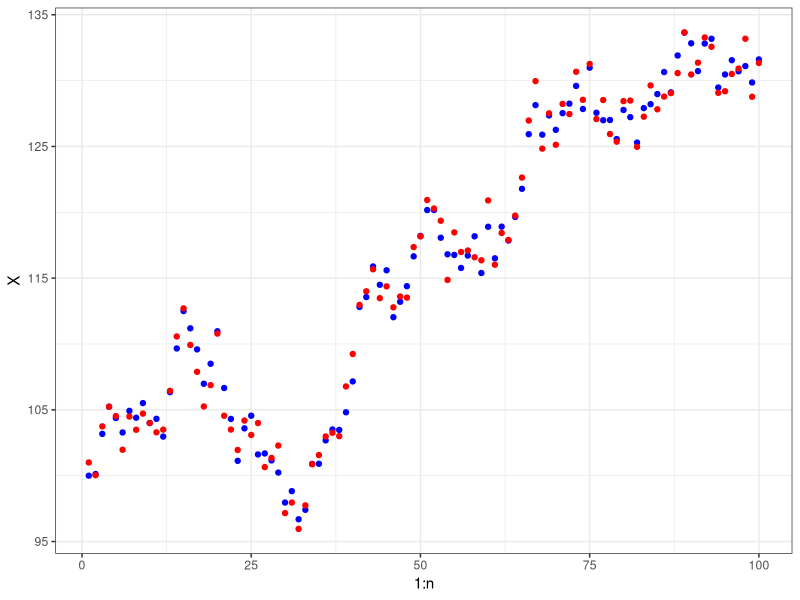

Here is the R script that generated this plot:
## ---- chunk 1
library(dplyr)
library(ggplot2)
## ---- chunk 2
#small simulation

n = 100 # number of observations
sd_p = 2 # standard deviaton of the process noise
sd_o = 1 # standard deviation of the observation error


# Usamos maiusculas por causa da sintaxe do ggplot
X0 = 100
X = c(X0)
for(i in 2:n){
  X[i] = X[i-1] + rnorm(1, 0, sd_p)
}

Y = c()
for(i in 1:n){
  Y[i] = X[i] + rnorm(1,0, sd_o)
}


ggplot() + 
  geom_point(aes(
    x = 1:n,
    y = X),
    color = 'blue') + 
  geom_point(aes(
    x = 1:n,
    y = Y),
    color = 'red') + 
  theme_bw()

